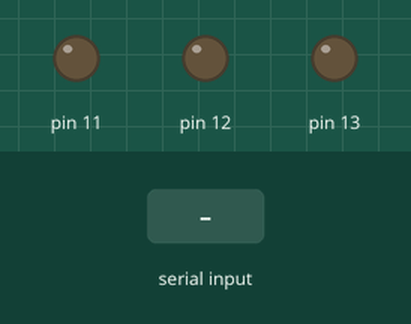
Simulated run of this sketch. Board: Arduino Uno, built with avr-gcc and run on an emulated ATmega328P. Parts: output pins drawn as LEDs (lit = HIGH). Dashed ring = blinking. The inputs (shaded band) are chosen by the test bench. What the sketch prints to the serial monitor is not drawn.

Above: at 1.2 s.
1.3 s: "1" received over Serial
At 1.55 s:
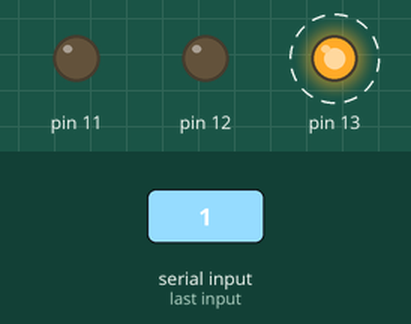
4.3 s: "2" received over Serial
At 4.65 s:
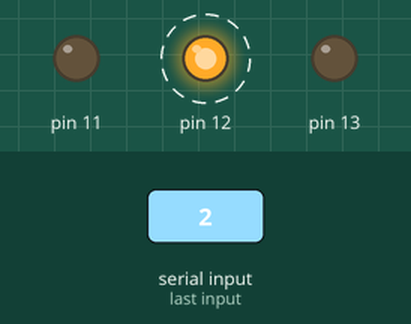
7.3 s: "3" received over Serial
At 7.75 s:
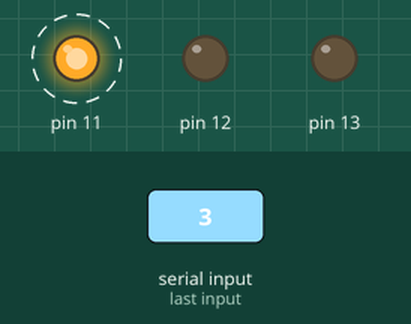
10.3 s: "0" received over Serial
At 10.45 s:
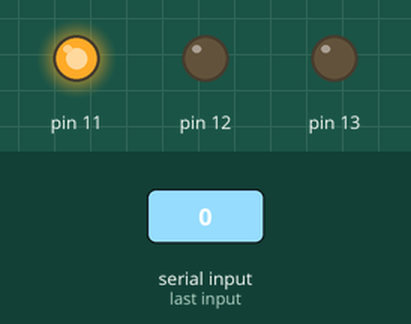
Timing chart, 0 to 12.9 s (numbered marks = the images above; inputs shaded):
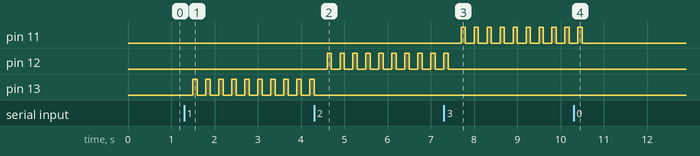

Measured:
- after the input at 1.3 s, pin 13: alternates HIGH for 0.10 s and LOW for 0.20 s, starting after 0.20 s
- after the input at 4.3 s, pin 12: alternates HIGH for 0.10 s and LOW for 0.20 s, starting after 0.30 s; pin 13: goes on until 4.3 s, then stays LOW
- after the input at 7.3 s, pin 11: alternates HIGH for 0.10 s and LOW for 0.20 s, starting after 0.40 s; pin 12: goes on until 7.4 s, then stays LOW
- after the input at 10.3 s, pin 11: goes on until 10.5 s, then stays LOW

The sketch:

test.ino
```cpp
int data;

void setup()
{
  Serial.begin(9600);
  pinMode(13, OUTPUT);
  digitalWrite (13, LOW);
  pinMode(12, OUTPUT);
  digitalWrite (12, LOW);
  pinMode(11, OUTPUT);
  digitalWrite (11, LOW);

  Serial.println("This is my First Test.");
}

void loop()
{
while (Serial.available())
  {
    data = Serial.read();
  }

  if (data == '1')
  digitalWrite (13, HIGH);
  delay(100);
  digitalWrite (13, LOW);


  if (data == '2')
  digitalWrite (12, HIGH);
  delay(100);
  digitalWrite (12, LOW);

  if (data == '3')
  digitalWrite (11, HIGH);
  delay(100);
  digitalWrite (11, LOW);

if (data == '0')
  digitalWrite (13, LOW);
  digitalWrite (12, LOW);
  digitalWrite (11, LOW);
}
```
